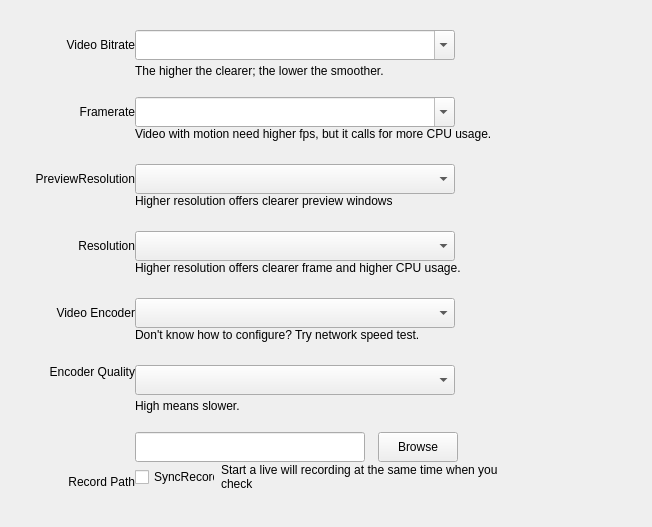
<?xml version="1.0" encoding="UTF-8"?>
<ui version="4.0">
 <class>VideoSettingWid</class>
 <widget class="QWidget" name="VideoSettingWid">
  <property name="geometry">
   <rect>
    <x>0</x>
    <y>0</y>
    <width>652</width>
    <height>527</height>
   </rect>
  </property>
  <property name="windowTitle">
   <string>VideoSettingWid</string>
  </property>
  <property name="styleSheet">
   <string notr="true"/>
  </property>
  <layout class="QHBoxLayout" name="horizontalLayout_3">
   <property name="spacing">
    <number>0</number>
   </property>
   <property name="leftMargin">
    <number>0</number>
   </property>
   <property name="topMargin">
    <number>0</number>
   </property>
   <property name="rightMargin">
    <number>0</number>
   </property>
   <property name="bottomMargin">
    <number>0</number>
   </property>
   <item>
    <spacer name="horizontalSpacer_18">
     <property name="orientation">
      <enum>Qt::Horizontal</enum>
     </property>
     <property name="sizeType">
      <enum>QSizePolicy::Fixed</enum>
     </property>
     <property name="sizeHint" stdset="0">
      <size>
       <width>35</width>
       <height>20</height>
      </size>
     </property>
    </spacer>
   </item>
   <item>
    <layout class="QVBoxLayout" name="verticalLayout">
     <property name="spacing">
      <number>0</number>
     </property>
     <item>
      <spacer name="verticalSpacer_8">
       <property name="orientation">
        <enum>Qt::Vertical</enum>
       </property>
       <property name="sizeType">
        <enum>QSizePolicy::Fixed</enum>
       </property>
       <property name="sizeHint" stdset="0">
        <size>
         <width>20</width>
         <height>30</height>
        </size>
       </property>
      </spacer>
     </item>
     <item>
      <widget class="QLabel" name="VBitrateLabel">
       <property name="sizePolicy">
        <sizepolicy hsizetype="Fixed" vsizetype="Fixed">
         <horstretch>0</horstretch>
         <verstretch>0</verstretch>
        </sizepolicy>
       </property>
       <property name="minimumSize">
        <size>
         <width>100</width>
         <height>30</height>
        </size>
       </property>
       <property name="maximumSize">
        <size>
         <width>100</width>
         <height>30</height>
        </size>
       </property>
       <property name="styleSheet">
        <string notr="true"/>
       </property>
       <property name="text">
        <string>Video Bitrate</string>
       </property>
       <property name="alignment">
        <set>Qt::AlignRight|Qt::AlignTrailing|Qt::AlignVCenter</set>
       </property>
      </widget>
     </item>
     <item>
      <spacer name="verticalSpacer_2">
       <property name="orientation">
        <enum>Qt::Vertical</enum>
       </property>
       <property name="sizeType">
        <enum>QSizePolicy::Fixed</enum>
       </property>
       <property name="sizeHint" stdset="0">
        <size>
         <width>20</width>
         <height>37</height>
        </size>
       </property>
      </spacer>
     </item>
     <item>
      <widget class="QLabel" name="FPSLabel">
       <property name="sizePolicy">
        <sizepolicy hsizetype="Fixed" vsizetype="Fixed">
         <horstretch>0</horstretch>
         <verstretch>0</verstretch>
        </sizepolicy>
       </property>
       <property name="minimumSize">
        <size>
         <width>100</width>
         <height>30</height>
        </size>
       </property>
       <property name="maximumSize">
        <size>
         <width>100</width>
         <height>30</height>
        </size>
       </property>
       <property name="styleSheet">
        <string notr="true"/>
       </property>
       <property name="text">
        <string>Framerate</string>
       </property>
       <property name="alignment">
        <set>Qt::AlignRight|Qt::AlignTrailing|Qt::AlignVCenter</set>
       </property>
      </widget>
     </item>
     <item>
      <spacer name="verticalSpacer_3">
       <property name="orientation">
        <enum>Qt::Vertical</enum>
       </property>
       <property name="sizeType">
        <enum>QSizePolicy::Fixed</enum>
       </property>
       <property name="sizeHint" stdset="0">
        <size>
         <width>10</width>
         <height>37</height>
        </size>
       </property>
      </spacer>
     </item>
     <item>
      <widget class="QLabel" name="PreviewResolutionLabel">
       <property name="sizePolicy">
        <sizepolicy hsizetype="Fixed" vsizetype="Preferred">
         <horstretch>0</horstretch>
         <verstretch>0</verstretch>
        </sizepolicy>
       </property>
       <property name="minimumSize">
        <size>
         <width>100</width>
         <height>30</height>
        </size>
       </property>
       <property name="maximumSize">
        <size>
         <width>100</width>
         <height>30</height>
        </size>
       </property>
       <property name="styleSheet">
        <string notr="true"/>
       </property>
       <property name="text">
        <string>PreviewResolution</string>
       </property>
       <property name="alignment">
        <set>Qt::AlignRight|Qt::AlignTrailing|Qt::AlignVCenter</set>
       </property>
      </widget>
     </item>
     <item>
      <spacer name="verticalSpacer_4">
       <property name="orientation">
        <enum>Qt::Vertical</enum>
       </property>
       <property name="sizeType">
        <enum>QSizePolicy::Fixed</enum>
       </property>
       <property name="sizeHint" stdset="0">
        <size>
         <width>20</width>
         <height>37</height>
        </size>
       </property>
      </spacer>
     </item>
     <item>
      <widget class="QLabel" name="ResolutionLabel">
       <property name="sizePolicy">
        <sizepolicy hsizetype="Fixed" vsizetype="Preferred">
         <horstretch>0</horstretch>
         <verstretch>0</verstretch>
        </sizepolicy>
       </property>
       <property name="minimumSize">
        <size>
         <width>100</width>
         <height>30</height>
        </size>
       </property>
       <property name="maximumSize">
        <size>
         <width>100</width>
         <height>30</height>
        </size>
       </property>
       <property name="styleSheet">
        <string notr="true"/>
       </property>
       <property name="text">
        <string>Resolution</string>
       </property>
       <property name="alignment">
        <set>Qt::AlignRight|Qt::AlignTrailing|Qt::AlignVCenter</set>
       </property>
      </widget>
     </item>
     <item>
      <spacer name="verticalSpacer_6">
       <property name="orientation">
        <enum>Qt::Vertical</enum>
       </property>
       <property name="sizeType">
        <enum>QSizePolicy::Fixed</enum>
       </property>
       <property name="sizeHint" stdset="0">
        <size>
         <width>20</width>
         <height>37</height>
        </size>
       </property>
      </spacer>
     </item>
     <item>
      <widget class="QLabel" name="VEncoderLabel">
       <property name="sizePolicy">
        <sizepolicy hsizetype="Fixed" vsizetype="Preferred">
         <horstretch>0</horstretch>
         <verstretch>0</verstretch>
        </sizepolicy>
       </property>
       <property name="minimumSize">
        <size>
         <width>100</width>
         <height>30</height>
        </size>
       </property>
       <property name="maximumSize">
        <size>
         <width>100</width>
         <height>30</height>
        </size>
       </property>
       <property name="styleSheet">
        <string notr="true"/>
       </property>
       <property name="text">
        <string>Video Encoder</string>
       </property>
       <property name="alignment">
        <set>Qt::AlignRight|Qt::AlignTrailing|Qt::AlignVCenter</set>
       </property>
      </widget>
     </item>
     <item>
      <spacer name="verticalSpacer_5">
       <property name="orientation">
        <enum>Qt::Vertical</enum>
       </property>
       <property name="sizeType">
        <enum>QSizePolicy::Fixed</enum>
       </property>
       <property name="sizeHint" stdset="0">
        <size>
         <width>20</width>
         <height>37</height>
        </size>
       </property>
      </spacer>
     </item>
     <item>
      <widget class="QLabel" name="VEncoderQualityLabel">
       <property name="text">
        <string>Encoder Quality</string>
       </property>
       <property name="alignment">
        <set>Qt::AlignRight|Qt::AlignTrailing|Qt::AlignVCenter</set>
       </property>
      </widget>
     </item>
     <item>
      <spacer name="verticalSpacer_10">
       <property name="orientation">
        <enum>Qt::Vertical</enum>
       </property>
       <property name="sizeHint" stdset="0">
        <size>
         <width>20</width>
         <height>40</height>
        </size>
       </property>
      </spacer>
     </item>
     <item>
      <widget class="QLabel" name="recordPathLabel">
       <property name="sizePolicy">
        <sizepolicy hsizetype="Fixed" vsizetype="Fixed">
         <horstretch>0</horstretch>
         <verstretch>0</verstretch>
        </sizepolicy>
       </property>
       <property name="minimumSize">
        <size>
         <width>100</width>
         <height>30</height>
        </size>
       </property>
       <property name="maximumSize">
        <size>
         <width>100</width>
         <height>30</height>
        </size>
       </property>
       <property name="styleSheet">
        <string notr="true"/>
       </property>
       <property name="text">
        <string>Record Path</string>
       </property>
       <property name="alignment">
        <set>Qt::AlignRight|Qt::AlignTrailing|Qt::AlignVCenter</set>
       </property>
      </widget>
     </item>
     <item>
      <spacer name="verticalSpacer_26">
       <property name="orientation">
        <enum>Qt::Vertical</enum>
       </property>
       <property name="sizeType">
        <enum>QSizePolicy::Fixed</enum>
       </property>
       <property name="sizeHint" stdset="0">
        <size>
         <width>20</width>
         <height>30</height>
        </size>
       </property>
      </spacer>
     </item>
    </layout>
   </item>
   <item>
    <spacer name="horizontalSpacer_17">
     <property name="orientation">
      <enum>Qt::Horizontal</enum>
     </property>
     <property name="sizeType">
      <enum>QSizePolicy::Fixed</enum>
     </property>
     <property name="sizeHint" stdset="0">
      <size>
       <width>0</width>
       <height>20</height>
      </size>
     </property>
    </spacer>
   </item>
   <item>
    <layout class="QVBoxLayout" name="verticalLayout_2">
     <property name="spacing">
      <number>0</number>
     </property>
     <property name="bottomMargin">
      <number>0</number>
     </property>
     <item>
      <spacer name="verticalSpacer_9">
       <property name="orientation">
        <enum>Qt::Vertical</enum>
       </property>
       <property name="sizeType">
        <enum>QSizePolicy::Fixed</enum>
       </property>
       <property name="sizeHint" stdset="0">
        <size>
         <width>20</width>
         <height>30</height>
        </size>
       </property>
      </spacer>
     </item>
     <item>
      <widget class="QComboBox" name="VBitrateValue">
       <property name="minimumSize">
        <size>
         <width>320</width>
         <height>30</height>
        </size>
       </property>
       <property name="maximumSize">
        <size>
         <width>320</width>
         <height>30</height>
        </size>
       </property>
       <property name="editable">
        <bool>true</bool>
       </property>
      </widget>
     </item>
     <item>
      <widget class="QLabel" name="VBitrateDescLabel">
       <property name="sizePolicy">
        <sizepolicy hsizetype="Preferred" vsizetype="Fixed">
         <horstretch>0</horstretch>
         <verstretch>0</verstretch>
        </sizepolicy>
       </property>
       <property name="minimumSize">
        <size>
         <width>0</width>
         <height>22</height>
        </size>
       </property>
       <property name="maximumSize">
        <size>
         <width>16777215</width>
         <height>22</height>
        </size>
       </property>
       <property name="text">
        <string>The higher the clearer; the lower the smoother.</string>
       </property>
       <property name="alignment">
        <set>Qt::AlignLeading|Qt::AlignLeft|Qt::AlignVCenter</set>
       </property>
      </widget>
     </item>
     <item>
      <spacer name="verticalSpacer">
       <property name="orientation">
        <enum>Qt::Vertical</enum>
       </property>
       <property name="sizeType">
        <enum>QSizePolicy::Fixed</enum>
       </property>
       <property name="sizeHint" stdset="0">
        <size>
         <width>20</width>
         <height>15</height>
        </size>
       </property>
      </spacer>
     </item>
     <item>
      <widget class="QComboBox" name="FPSValue">
       <property name="minimumSize">
        <size>
         <width>320</width>
         <height>30</height>
        </size>
       </property>
       <property name="maximumSize">
        <size>
         <width>320</width>
         <height>30</height>
        </size>
       </property>
       <property name="editable">
        <bool>true</bool>
       </property>
      </widget>
     </item>
     <item>
      <widget class="QLabel" name="FPSDescLabel">
       <property name="sizePolicy">
        <sizepolicy hsizetype="Preferred" vsizetype="Fixed">
         <horstretch>0</horstretch>
         <verstretch>0</verstretch>
        </sizepolicy>
       </property>
       <property name="minimumSize">
        <size>
         <width>0</width>
         <height>22</height>
        </size>
       </property>
       <property name="maximumSize">
        <size>
         <width>16777215</width>
         <height>22</height>
        </size>
       </property>
       <property name="text">
        <string>Video with motion need higher fps, but it calls for more CPU usage.</string>
       </property>
       <property name="alignment">
        <set>Qt::AlignLeading|Qt::AlignLeft|Qt::AlignTop</set>
       </property>
      </widget>
     </item>
     <item>
      <spacer name="verticalSpacer_22">
       <property name="orientation">
        <enum>Qt::Vertical</enum>
       </property>
       <property name="sizeType">
        <enum>QSizePolicy::Fixed</enum>
       </property>
       <property name="sizeHint" stdset="0">
        <size>
         <width>20</width>
         <height>15</height>
        </size>
       </property>
      </spacer>
     </item>
     <item>
      <widget class="QComboBox" name="PreviewResolutionValue">
       <property name="minimumSize">
        <size>
         <width>320</width>
         <height>30</height>
        </size>
       </property>
       <property name="maximumSize">
        <size>
         <width>320</width>
         <height>30</height>
        </size>
       </property>
      </widget>
     </item>
     <item>
      <widget class="QLabel" name="PreviewResolutionDescLabel">
       <property name="sizePolicy">
        <sizepolicy hsizetype="Preferred" vsizetype="Fixed">
         <horstretch>0</horstretch>
         <verstretch>0</verstretch>
        </sizepolicy>
       </property>
       <property name="minimumSize">
        <size>
         <width>0</width>
         <height>22</height>
        </size>
       </property>
       <property name="maximumSize">
        <size>
         <width>16777215</width>
         <height>22</height>
        </size>
       </property>
       <property name="text">
        <string>Higher resolution offers clearer preview windows</string>
       </property>
       <property name="alignment">
        <set>Qt::AlignLeading|Qt::AlignLeft|Qt::AlignTop</set>
       </property>
      </widget>
     </item>
     <item>
      <spacer name="verticalSpacer_23">
       <property name="orientation">
        <enum>Qt::Vertical</enum>
       </property>
       <property name="sizeType">
        <enum>QSizePolicy::Fixed</enum>
       </property>
       <property name="sizeHint" stdset="0">
        <size>
         <width>20</width>
         <height>15</height>
        </size>
       </property>
      </spacer>
     </item>
     <item>
      <widget class="QComboBox" name="ResolutionValue">
       <property name="minimumSize">
        <size>
         <width>320</width>
         <height>30</height>
        </size>
       </property>
       <property name="maximumSize">
        <size>
         <width>320</width>
         <height>30</height>
        </size>
       </property>
      </widget>
     </item>
     <item>
      <widget class="QLabel" name="ResolutionDescLabel">
       <property name="sizePolicy">
        <sizepolicy hsizetype="Preferred" vsizetype="Fixed">
         <horstretch>0</horstretch>
         <verstretch>0</verstretch>
        </sizepolicy>
       </property>
       <property name="minimumSize">
        <size>
         <width>0</width>
         <height>22</height>
        </size>
       </property>
       <property name="maximumSize">
        <size>
         <width>16777215</width>
         <height>22</height>
        </size>
       </property>
       <property name="text">
        <string>Higher resolution offers clearer frame and higher CPU usage.</string>
       </property>
       <property name="alignment">
        <set>Qt::AlignLeading|Qt::AlignLeft|Qt::AlignTop</set>
       </property>
      </widget>
     </item>
     <item>
      <spacer name="verticalSpacer_24">
       <property name="orientation">
        <enum>Qt::Vertical</enum>
       </property>
       <property name="sizeType">
        <enum>QSizePolicy::Fixed</enum>
       </property>
       <property name="sizeHint" stdset="0">
        <size>
         <width>20</width>
         <height>15</height>
        </size>
       </property>
      </spacer>
     </item>
     <item>
      <widget class="QComboBox" name="VEncoderValue">
       <property name="minimumSize">
        <size>
         <width>320</width>
         <height>30</height>
        </size>
       </property>
       <property name="maximumSize">
        <size>
         <width>320</width>
         <height>30</height>
        </size>
       </property>
      </widget>
     </item>
     <item>
      <widget class="QLabel" name="VEncoderDescLabel">
       <property name="minimumSize">
        <size>
         <width>0</width>
         <height>22</height>
        </size>
       </property>
       <property name="maximumSize">
        <size>
         <width>16777215</width>
         <height>22</height>
        </size>
       </property>
       <property name="text">
        <string>Don't know how to configure? Try network speed test.</string>
       </property>
       <property name="alignment">
        <set>Qt::AlignLeading|Qt::AlignLeft|Qt::AlignTop</set>
       </property>
      </widget>
     </item>
     <item>
      <spacer name="verticalSpacer_25">
       <property name="orientation">
        <enum>Qt::Vertical</enum>
       </property>
       <property name="sizeType">
        <enum>QSizePolicy::Fixed</enum>
       </property>
       <property name="sizeHint" stdset="0">
        <size>
         <width>20</width>
         <height>15</height>
        </size>
       </property>
      </spacer>
     </item>
     <item>
      <widget class="QComboBox" name="VEncoderQualityValue">
       <property name="sizePolicy">
        <sizepolicy hsizetype="Fixed" vsizetype="Fixed">
         <horstretch>0</horstretch>
         <verstretch>0</verstretch>
        </sizepolicy>
       </property>
       <property name="minimumSize">
        <size>
         <width>320</width>
         <height>30</height>
        </size>
       </property>
       <property name="maximumSize">
        <size>
         <width>320</width>
         <height>30</height>
        </size>
       </property>
      </widget>
     </item>
     <item>
      <widget class="QLabel" name="VEncoderQualityDescLabel">
       <property name="minimumSize">
        <size>
         <width>0</width>
         <height>22</height>
        </size>
       </property>
       <property name="maximumSize">
        <size>
         <width>16777215</width>
         <height>22</height>
        </size>
       </property>
       <property name="text">
        <string>High means slower.</string>
       </property>
      </widget>
     </item>
     <item>
      <spacer name="verticalSpacer_11">
       <property name="orientation">
        <enum>Qt::Vertical</enum>
       </property>
       <property name="sizeType">
        <enum>QSizePolicy::Fixed</enum>
       </property>
       <property name="sizeHint" stdset="0">
        <size>
         <width>20</width>
         <height>15</height>
        </size>
       </property>
      </spacer>
     </item>
     <item>
      <layout class="QHBoxLayout" name="horizontalLayout">
       <property name="spacing">
        <number>0</number>
       </property>
       <item>
        <widget class="QLineEdit" name="recordPathEdit">
         <property name="minimumSize">
          <size>
           <width>230</width>
           <height>30</height>
          </size>
         </property>
         <property name="maximumSize">
          <size>
           <width>230</width>
           <height>30</height>
          </size>
         </property>
        </widget>
       </item>
       <item>
        <spacer name="horizontalSpacer_4">
         <property name="orientation">
          <enum>Qt::Horizontal</enum>
         </property>
         <property name="sizeType">
          <enum>QSizePolicy::Fixed</enum>
         </property>
         <property name="sizeHint" stdset="0">
          <size>
           <width>13</width>
           <height>25</height>
          </size>
         </property>
        </spacer>
       </item>
       <item>
        <widget class="QPushButton" name="recordPathButton">
         <property name="sizePolicy">
          <sizepolicy hsizetype="Preferred" vsizetype="Fixed">
           <horstretch>0</horstretch>
           <verstretch>0</verstretch>
          </sizepolicy>
         </property>
         <property name="minimumSize">
          <size>
           <width>80</width>
           <height>30</height>
          </size>
         </property>
         <property name="maximumSize">
          <size>
           <width>80</width>
           <height>30</height>
          </size>
         </property>
         <property name="text">
          <string>Browse</string>
         </property>
        </widget>
       </item>
       <item>
        <spacer name="horizontalSpacer_16">
         <property name="orientation">
          <enum>Qt::Horizontal</enum>
         </property>
         <property name="sizeHint" stdset="0">
          <size>
           <width>40</width>
           <height>20</height>
          </size>
         </property>
        </spacer>
       </item>
      </layout>
     </item>
     <item>
      <layout class="QHBoxLayout" name="horizontalLayout_2">
       <item>
        <widget class="QCheckBox" name="SyncRecCheckBox">
         <property name="minimumSize">
          <size>
           <width>80</width>
           <height>30</height>
          </size>
         </property>
         <property name="maximumSize">
          <size>
           <width>80</width>
           <height>30</height>
          </size>
         </property>
         <property name="text">
          <string>SyncRecord</string>
         </property>
        </widget>
       </item>
       <item>
        <widget class="QLabel" name="SyncRecTipLab">
         <property name="minimumSize">
          <size>
           <width>0</width>
           <height>30</height>
          </size>
         </property>
         <property name="maximumSize">
          <size>
           <width>16777215</width>
           <height>30</height>
          </size>
         </property>
         <property name="text">
          <string>Start a live will recording at the same time when you check</string>
         </property>
         <property name="wordWrap">
          <bool>true</bool>
         </property>
        </widget>
       </item>
      </layout>
     </item>
     <item>
      <spacer name="verticalSpacer_7">
       <property name="orientation">
        <enum>Qt::Vertical</enum>
       </property>
       <property name="sizeType">
        <enum>QSizePolicy::Expanding</enum>
       </property>
       <property name="sizeHint" stdset="0">
        <size>
         <width>20</width>
         <height>15</height>
        </size>
       </property>
      </spacer>
     </item>
    </layout>
   </item>
   <item>
    <spacer name="horizontalSpacer_19">
     <property name="orientation">
      <enum>Qt::Horizontal</enum>
     </property>
     <property name="sizeHint" stdset="0">
      <size>
       <width>118</width>
       <height>20</height>
      </size>
     </property>
    </spacer>
   </item>
  </layout>
  <zorder>horizontalSpacer_17</zorder>
  <zorder>horizontalSpacer_18</zorder>
  <zorder>horizontalSpacer_19</zorder>
 </widget>
 <layoutdefault spacing="6" margin="11"/>
 <resources/>
 <connections/>
</ui>
